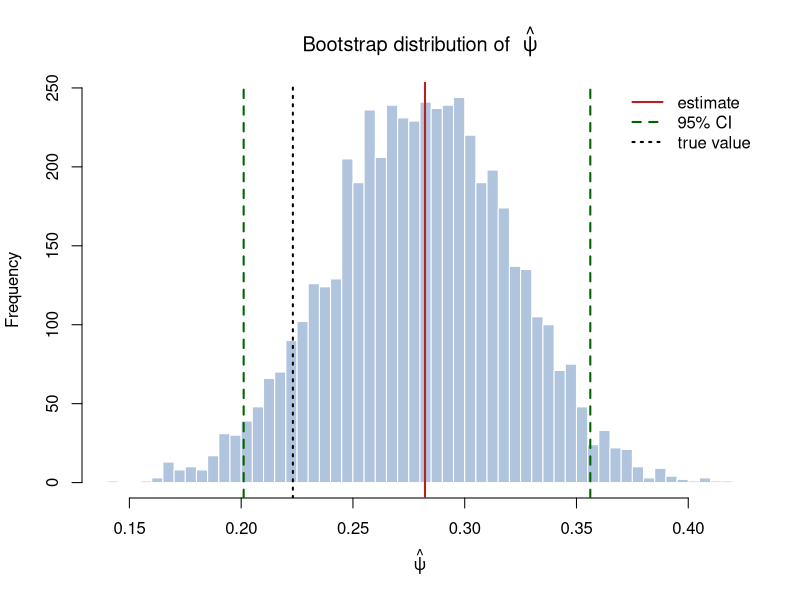
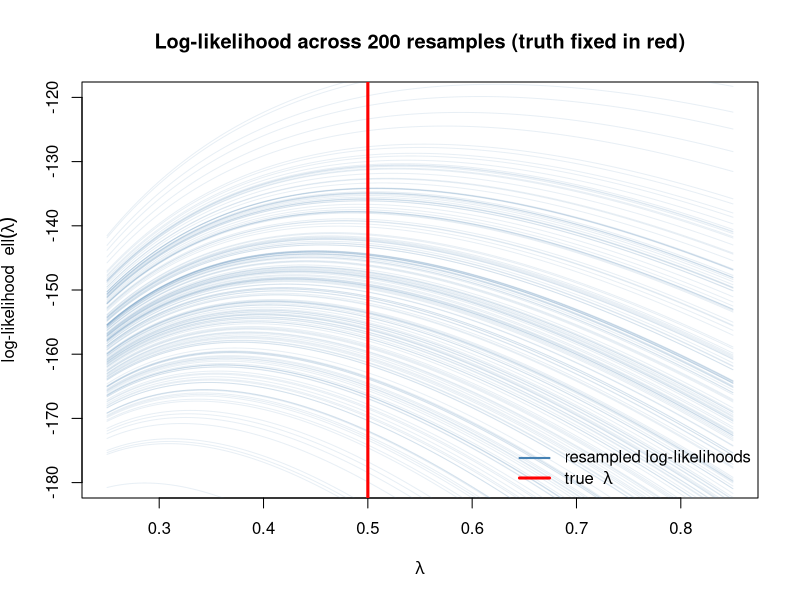

Reproduce these figures in R, in order.
## ---- chunk 1
#| warning: false
#| message: false

set.seed(1)

trueTheta <- 0.7
n <- 200
flips <- rbinom(n, size = 1, prob = trueTheta)
k <- sum(flips)

mle <- k / n
seForm <- sqrt(mle * (1 - mle) / n)   # closed-form (tractable)

# Nonparametric bootstrap estimate of the same SE
B <- 5000
bootMle <- numeric(B)
for (b in 1:B) {
  resample <- sample(flips, size = n, replace = TRUE)
  bootMle[b] <- mean(resample)
}
seBoot <- sd(bootMle)

c(seFormula = seForm, seBootstrap = seBoot)
## ---- chunk 2
#| warning: false
#| message: false

set.seed(42)

# "Unknown" truth and observed data
trueLam <- 0.5
n <- 80
x <- rexp(n, rate = trueLam)
t <- 3                                   # threshold of interest

# Point estimates (tractable part)
lamHat <- 1 / mean(x)
psiHat <- exp(-lamHat * t)               # P(X > t) — intractable SE

psiHat
## ---- chunk 3
B <- 5000
psiPar <- numeric(B)
for (b in 1:B) {
  xStar <- rexp(n, rate = lamHat)   # new data FROM the fitted model
  lamStar <- 1 / mean(xStar)
  psiPar[b] <- exp(-lamStar * t)
}

ciPar <- quantile(psiPar, c(0.025, 0.975))
c(estimate = psiHat, se = sd(psiPar), ciPar)
## ---- chunk 4
psiNp <- numeric(B)
for (b in 1:B) {
  xStar <- sample(x, size = n, replace = TRUE)  # resample the DATA
  lamStar <- 1 / mean(xStar)
  psiNp[b] <- exp(-lamStar * t)
}

ciNp <- quantile(psiNp, c(0.025, 0.975))
c(estimate = psiHat, se = sd(psiNp), ciNp)
## ---- chunk 5
#| fig-align: center

hist(psiPar, breaks = 40, col = "lightsteelblue", border = "white",
     main = expression(paste("Bootstrap distribution of  ", hat(psi))),
     xlab = expression(hat(psi)))
abline(v = psiHat, col = "firebrick", lwd = 2)
abline(v = ciPar, col = "darkgreen", lwd = 2, lty = 2)
abline(v = exp(-trueLam * t), col = "black", lwd = 2, lty = 3)
legend("topright", bty = "n", lwd = 2, lty = c(1, 2, 3),
       col = c("firebrick", "darkgreen", "black"),
       legend = c("estimate", "95% CI", "true value"))
## ---- chunk 6
#| fig-align: center

grid <- seq(0.25, 0.85, length.out = 400)

# Exponential log-likelihood for a given data vector
llExp <- function(lambda, data) {
  length(data) * log(lambda) - lambda * sum(data)
}

# Set up an empty plot
plot(NA, xlim = range(grid), ylim = c(-180, -120),
     xlab = expression(lambda),
     ylab = expression(paste("log-likelihood  ", ell(lambda))),
     main = "Log-likelihood across 200 resamples (truth fixed in red)")

# One translucent log-likelihood curve per resample
for (b in 1:200) {
  xStar <- sample(x, size = n, replace = TRUE)
  lines(grid, llExp(grid, xStar),
        col = adjustcolor("steelblue", alpha.f = 0.12))
}

# The fixed truth: a single red vertical line that does NOT move
abline(v = trueLam, col = "red", lwd = 3)

legend("bottomright", bty = "n",
       lwd = c(2, 3), col = c("steelblue", "red"),
       legend = c("resampled log-likelihoods", expression(paste("true  ", lambda))))
## ---- chunk 7
#| warning: false
#| message: false

set.seed(123)

# "Unknown" truth and observed data
trueShape <- 2.5
trueRate  <- 1.5
n <- 300
x <- rgamma(n, shape = trueShape, rate = trueRate)

# Negative log-likelihood as a function of the parameter VECTOR theta = (shape, rate)
nll <- function(theta) {
  shape <- theta[1]
  rate  <- theta[2]
  if (shape <= 0 || rate <= 0) return(1e10)   # keep the search in the valid region
  -sum(dgamma(x, shape = shape, rate = rate, log = TRUE))
}

# Method-of-moments starting values (a sensible initial guess matters)
m <- mean(x); v <- var(x)
start <- c(shape = m^2 / v, rate = m / v)

fit <- optim(par = start, fn = nll, hessian = TRUE)

fit$par          # the MLEs (shape, rate)
## ---- chunk 8
# Observed information = Hessian of the NEGATIVE log-likelihood
J  <- fit$hessian
V  <- solve(J)               # variance-covariance matrix
se <- sqrt(diag(V))          # standard errors for (shape, rate)

# Wald 95% CIs for each parameter
estimate <- fit$par
ci <- cbind(estimate,
            lower = estimate - 1.96 * se,
            upper = estimate + 1.96 * se)
round(ci, 3)
## ---- chunk 9
#| warning: false
#| message: false

B <- 1000
bootPar <- matrix(NA, nrow = B, ncol = 2,
                  dimnames = list(NULL, c("shape", "rate")))
for (b in 1:B) {
  xStar <- sample(x, size = n, replace = TRUE)
  nllStar <- function(theta) {
    if (any(theta <= 0)) return(1e10)
    -sum(dgamma(xStar, shape = theta[1], rate = theta[2], log = TRUE))
  }
  bootPar[b, ] <- optim(par = fit$par, fn = nllStar)$par
}

# Bootstrap SEs and CIs, no Hessian required
rbind(
  bootstrapSe = apply(bootPar, 2, sd),
  ciLower     = apply(bootPar, 2, quantile, 0.025),
  ciUpper     = apply(bootPar, 2, quantile, 0.975)
) |> round(3)
## ---- chunk 10
#| warning: false
#| message: false

set.seed(7)
nSmall <- 15           # deliberately small
trueP  <- 0.2          # near the boundary, where Wald is weakest
reps   <- 10000

covered <- logical(reps)
for (r in 1:reps) {
  y  <- rbinom(nSmall, 1, trueP)
  ph <- mean(y)
  se <- sqrt(ph * (1 - ph) / nSmall)
  ci <- ph + c(-1, 1) * 1.96 * se
  covered[r] <- (ci[1] <= trueP) && (trueP <= ci[2])
}

cat("Nominal coverage:  95%\n")
cat("Actual coverage:  ", round(100 * mean(covered), 1), "%\n")
